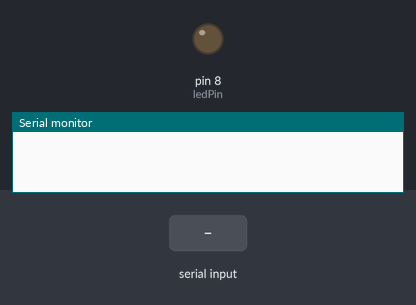
The sketch below on a simulated Arduino Uno, built with avr-gcc and run on an emulated ATmega328P. Shown: output pins drawn as LEDs (lit = HIGH), the last lines printed to the serial monitor. The inputs (shaded band) are chosen by the test bench.

Above: at 1.2 s.
1.3 s: "on\n" received over Serial
At 2.2 s:
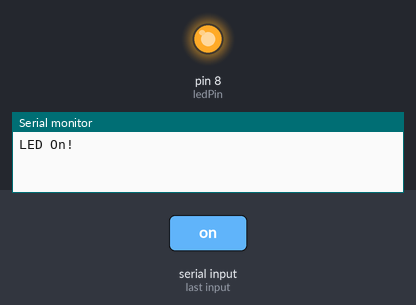
2.8 s: "off\n" received over Serial
At 3.3 s:
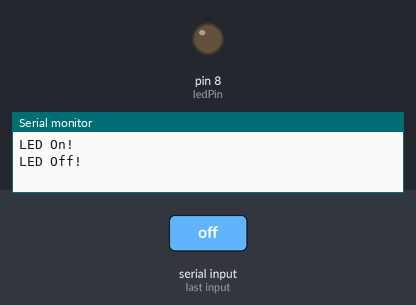
Timing chart, 0 to 5.8 s (numbered marks = the images above; inputs shaded):
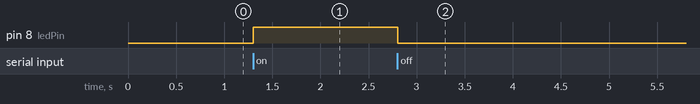

The sketch:

code8-4_serial_LEDcontrol.ino
```cpp
int ledPin = 8; //LED연결 핀
String inputString; //시리얼 통신을 통한 입력 문자열
boolean ledOnOff = false; //LED 초기값은 꺼진 상태

void setup() {
  Serial.begin(9600); //시리얼 포트 초기화
  pinMode(ledPin, OUTPUT); // LED 연결 포트 출력으로 설정

}

void loop(){
  if(ledOnOff){
    digitalWrite(ledPin, HIGH);
  }
  else{
    digitalWrite(ledPin, LOW);
  }
}

void serialEvent(){
  while( Serial.available()){
    char inChar = (char)Serial.read();
    if (inChar == '\n' || inChar =='\r'){
      if(inputString.equals("on")){
        ledOnOff = true;
        Serial.println("LED On!");
        inputString = "";
      }
      else if(inputString.equals("off")){
        ledOnOff = false;
        Serial.println("LED Off!");
        inputString = "";
      }
    }
    else
      inputString += inChar;
  }
}
```

Measured:
- after the input at 1.3 s, pin 8 (ledPin): LOW → HIGH at once
- after the input at 2.8 s, pin 8 (ledPin): HIGH → LOW at once
